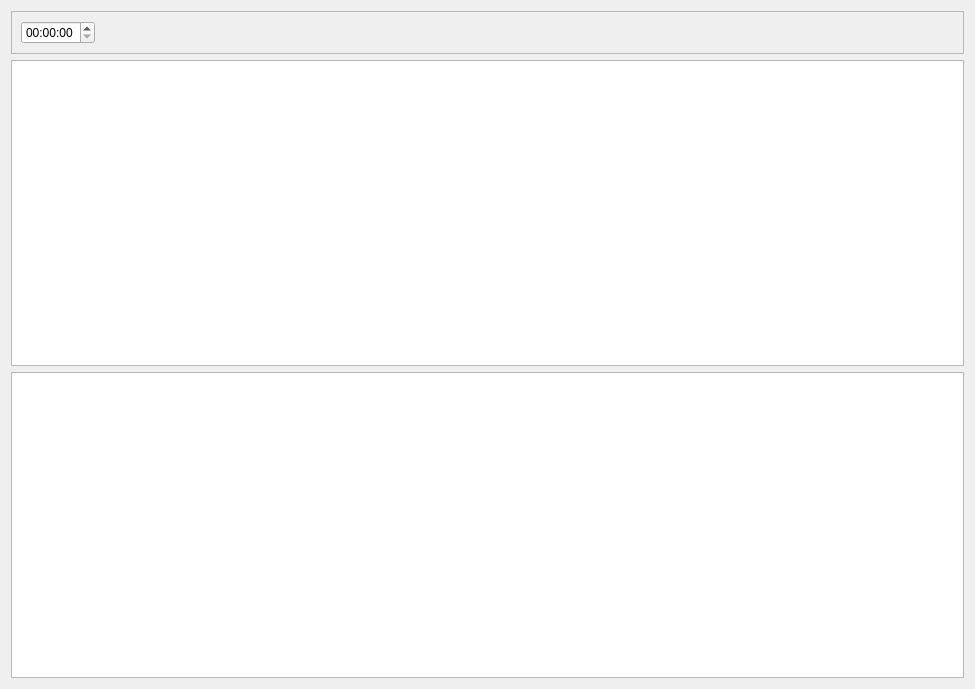
<?xml version="1.0" encoding="UTF-8"?>
<ui version="4.0">
 <class>Dialog</class>
 <widget class="QDialog" name="Dialog">
  <property name="geometry">
   <rect>
    <x>0</x>
    <y>0</y>
    <width>975</width>
    <height>689</height>
   </rect>
  </property>
  <property name="windowTitle">
   <string>System Information Archive</string>
  </property>
  <property name="windowIcon">
   <iconset>
    <normaloff>Apps-utilities-system-monitor-icon.png</normaloff>
    <normalon>Apps-utilities-system-monitor-icon.png</normalon>
    <disabledoff>Apps-utilities-system-monitor-icon.png</disabledoff>
    <disabledon>Apps-utilities-system-monitor-icon.png</disabledon>
    <activeoff>Apps-utilities-system-monitor-icon.png</activeoff>
    <activeon>Apps-utilities-system-monitor-icon.png</activeon>
    <selectedoff>Apps-utilities-system-monitor-icon.png</selectedoff>
    <selectedon>Apps-utilities-system-monitor-icon.png</selectedon>Apps-utilities-system-monitor-icon.png</iconset>
  </property>
  <layout class="QVBoxLayout" name="verticalLayout">
   <item>
    <widget class="QFrame" name="frame">
     <property name="frameShape">
      <enum>QFrame::StyledPanel</enum>
     </property>
     <property name="frameShadow">
      <enum>QFrame::Raised</enum>
     </property>
     <layout class="QHBoxLayout" name="horizontalLayout">
      <item>
       <widget class="QTimeEdit" name="timeEdit"/>
      </item>
      <item>
       <spacer name="horizontalSpacer">
        <property name="orientation">
         <enum>Qt::Horizontal</enum>
        </property>
        <property name="sizeType">
         <enum>QSizePolicy::Expanding</enum>
        </property>
        <property name="sizeHint" stdset="0">
         <size>
          <width>833</width>
          <height>20</height>
         </size>
        </property>
       </spacer>
      </item>
     </layout>
    </widget>
   </item>
   <item>
    <widget class="PlotWidget" name="cpuView"/>
   </item>
   <item>
    <widget class="PlotWidget" name="memoryView"/>
   </item>
  </layout>
 </widget>
 <customwidgets>
  <customwidget>
   <class>PlotWidget</class>
   <extends>QGraphicsView</extends>
   <header>pyqtgraph</header>
  </customwidget>
 </customwidgets>
 <resources/>
 <connections/>
</ui>
